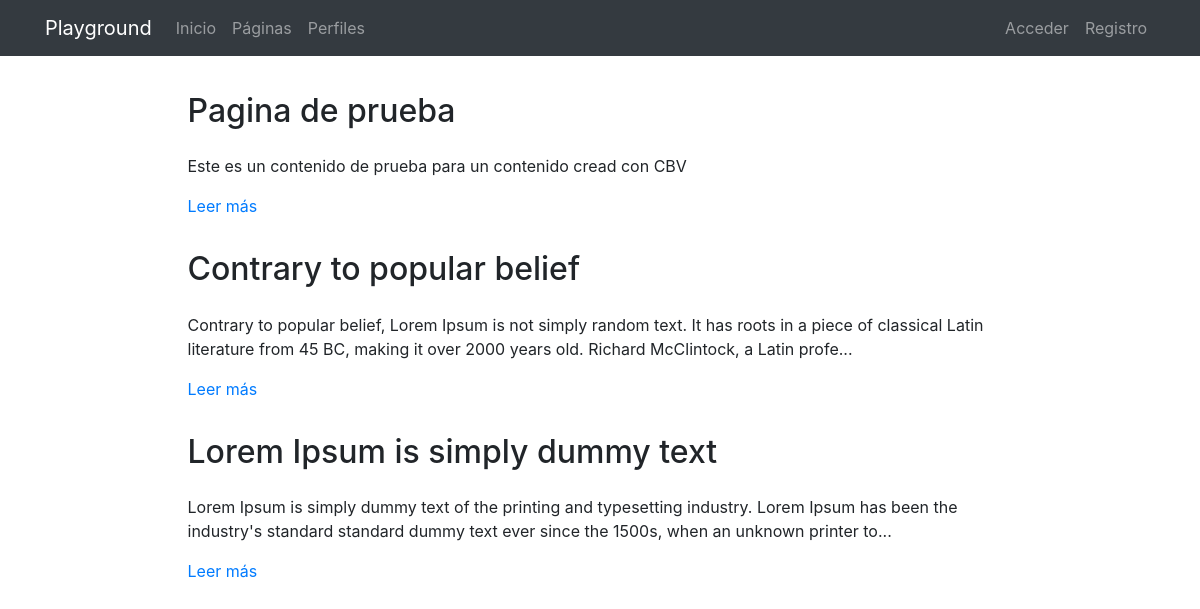
The page /pages/ on the database its author committed.
### pages/models.py (models this page shows, shortened)
class Page(models.Model):
    title = models.CharField(verbose_name="Título", max_length=200)
    content = RichTextField(verbose_name="Contenido")
    order = models.SmallIntegerField(verbose_name="Orden", default=0)
    created = models.DateTimeField(auto_now_add=True, verbose_name="Fecha de creación")
    updated = models.DateTimeField(auto_now=True, verbose_name="Fecha de edición")
    class Meta:
        verbose_name = "página"
        verbose_name_plural = "páginas"
        ordering = ['order', 'title']

### pages/views.py (the view)
# urls.py: path('', PagesListView.as_view(), name='pages'),
class PagesListView(ListView):
    model=Page

### pages/templates/pages/page_list.html (shortened to what this page needs)
{% extends 'core/base.html' %}
{% load static %}
{% block content %}
{% include 'pages/includes/pages_menu.html' %}
<main role="main">
  <div class="container mb-4">
    {% for page in page_list|dictsort:"id" reversed %}
      <div class="row mt-3">
        <div class="col-md-9 mx-auto">
          <h2 class="mb-4">{{page.title}}</h2>
          <div>
            <p>{{page.content|striptags|safe|truncatechars:"200"}}</p>
            <p><a href="{% url 'pages:page' page.id page.title|slugify %}">Leer más</a>
            </p>
          </div>
        </div>
      </div>
    {% endfor %}
  </div>
</main>
{% endblock %}

### core/static/core/css/main.css (style rules this page uses)
main { padding-top: 20px; }
:root { --jumbotron-padding-y: 3rem; }

### rows shown on the page
Page: title "Pagina de prueba", content "Este es un contenido de prueba para un contenido cread con CBV"
Page: title "Contrary to popular belief", content "Contrary to popular belief, Lorem Ipsum is not simply random text. It has roots in a piece of classical Latin literature from 45 BC, making it over 2000 years old. Richard McClintock, a Latin profe..."
Page: title "Lorem Ipsum is simply dummy text", content "Lorem Ipsum is simply dummy text of the printing and typesetting industry. Lorem Ipsum has been the industry's standard standard dummy text ever since the 1500s, when an unknown printer to..."
